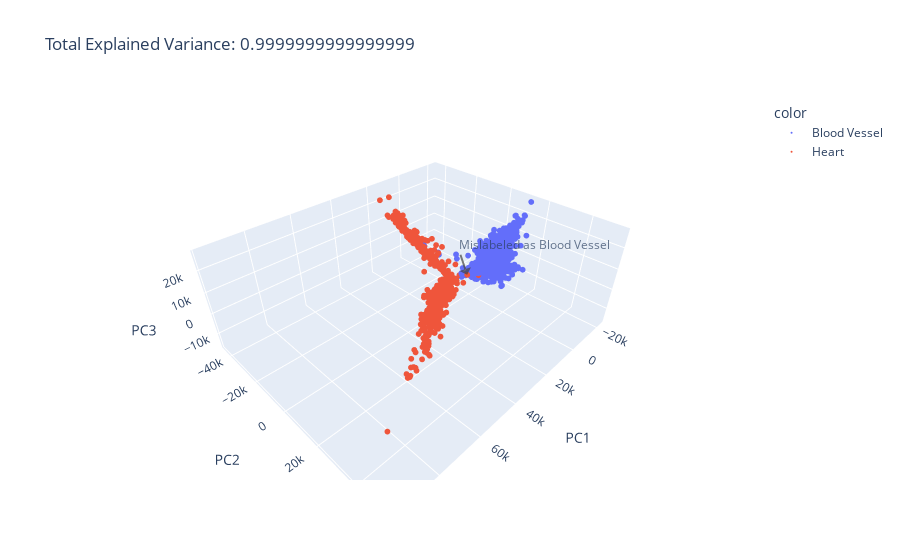

The notebook cell this image was saved under:
### Markdown cell above
# Visualize the mislabeled point with PCA
Every dot on the PC1,PC2,PC3 plot below was correctly labeled with only one exception. Notice the points that are correctly predicted, despite clustering together with the incorrect class, per PCA. This is likely explained by PCA's difficulty with discerning non-linear relationships, with which neural nets excel.

### Code cell
from plotly.offline import init_notebook_mode
init_notebook_mode(connected = True)

import plotly.express as px
import plotly.graph_objects as go
var = pca.explained_variance_ratio_.sum()
fig = go.Figure()
fig = px.scatter_3d(components, x=0, y=1, z=2, color=df['SMTS'],
                    title=f'Total Explained Variance: {var}',
                    labels={'0':'PC1', '1':'PC2', '2':'PC3'}
                   )
fig.update_layout(
    scene=dict(
        xaxis=dict(type="linear"),
        yaxis=dict(type="linear"),
        zaxis=dict(type="linear"),
        annotations=[
        dict(
            showarrow=True,
            x=pc1,
            y=pc2,
            z=pc3,
            text="Mislabeled as Blood Vessel",
            xanchor="left",
            xshift=0,
            opacity=0.7)
         ]
    ),
)
'''
temp1 = fig.data[0].hovertemplate
fig.update_traces(hovertemplate = temp1 + '<br>' + "Category: %{customdata[0]}")

fig.add_annotation(x=pc1, y=pc2, z=pc3,
            text="Mislabeled as Blood Vessel",
            showarrow=True,
            arrowhead=1)
'''
fig.update_traces( marker={'size':2})
fig.show()

### Figure 1 — Plotly figure (JSON) as saved in the notebook; plotly's stock layout.template omitted (floating-point values rounded to 4 significant figures; data arrays with more than 128 entries replaced by an {"elided": "..."} marker saying what was removed)
{"data": [{"hovertemplate": "color=Blood Vessel<br>PC1=%{x}<br>PC2=%{y}<br>PC3=%{z}<extra></extra>", "legendgroup": "Blood Vessel", "marker": {"color": "#636efa", "size": 2, "symbol": "circle"}, "mode": "markers", "name": "Blood Vessel", "scene": "scene", "showlegend": true, "type": "scatter3d", "x": {"elided": "1335 float values"}, "y": {"elided": "1335 float values"}, "z": {"elided": "1335 float values"}}, {"hovertemplate": "color=Heart<br>PC1=%{x}<br>PC2=%{y}<br>PC3=%{z}<extra></extra>", "legendgroup": "Heart", "marker": {"color": "#EF553B", "size": 2, "symbol": "circle"}, "mode": "markers", "name": "Heart", "scene": "scene", "showlegend": true, "type": "scatter3d", "x": {"elided": "861 float values"}, "y": {"elided": "861 float values"}, "z": {"elided": "861 float values"}}], "layout": {"legend": {"title": {"text": "color"}, "tracegroupgap": 0}, "scene": {"annotations": [{"opacity": 0.7, "showarrow": true, "text": "Mislabeled as Blood Vessel", "x": -2327.0, "xanchor": "left", "xshift": 0, "y": -3529.0, "z": -9292.0}], "domain": {"x": [0, 1], "y": [0, 1]}, "xaxis": {"title": {"text": "PC1"}, "type": "linear"}, "yaxis": {"title": {"text": "PC2"}, "type": "linear"}, "zaxis": {"title": {"text": "PC3"}, "type": "linear"}}, "title": {"text": "Total Explained Variance: 0.9999999999999999"}}}
